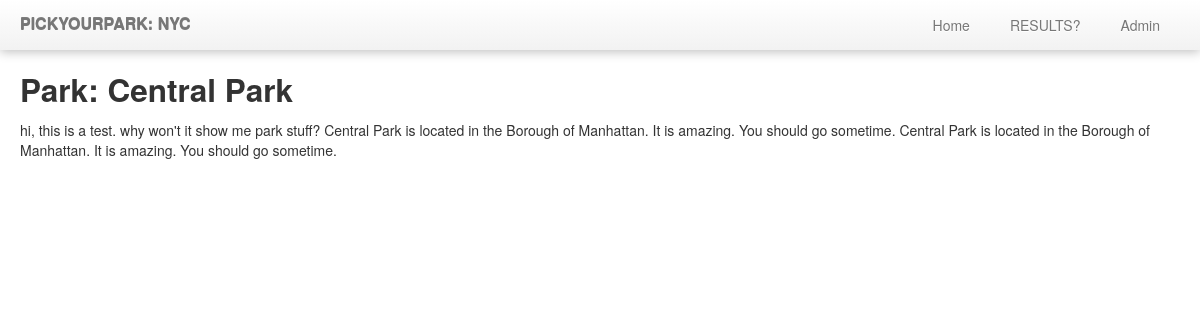
The page /polls/park/1/ on the database its author committed.
### polls/models.py (models this page shows)
class Park(models.Model):
    park = models.CharField(max_length=200)
    park_info = models.TextField(blank=True, null=True)
    def __unicode__(self):
        return self.park_info

### polls/views.py (the view)
# urls.py: url(r'^park/(?P<pk>\d+)/$', views.ParkView.as_view(), name='park'),
class ParkView(generic.DetailView):
    model = Park
    template_name = 'polls/park.html'
    def get_queryset(self):
        return Park.objects.filter()

### polls/templates/polls/park.html (shortened to what this page needs)
{% extends "base.html" %}
{% block header %}
<h2>Park: {{ park.park }}</h2>
{% endblock %}
{% block content %}
<p>
hi, this is a test. why won't it show me park stuff?
{{ park.park_info }}
{{ park }}
</p>
{% endblock %}

### polls/static/polls/style.css (style rules this page uses)
body { padding-top: 60px; padding-bottom: 40px; }

### rows shown on the page
Park: park "Central Park", park_info "Central Park is located in the Borough of Manhattan. It is amazing. You should go sometime."
